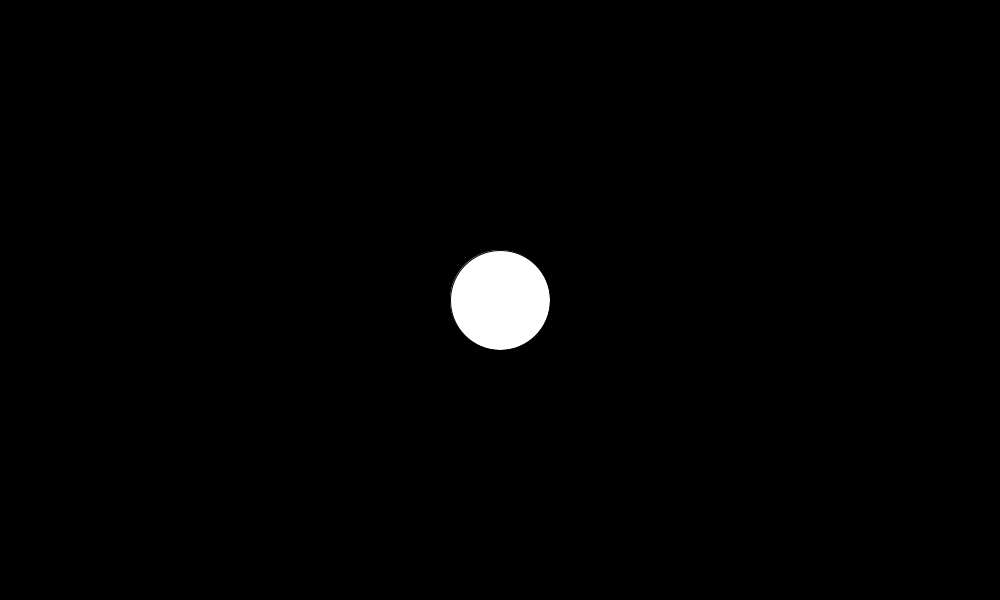
Frame 1 (no input)
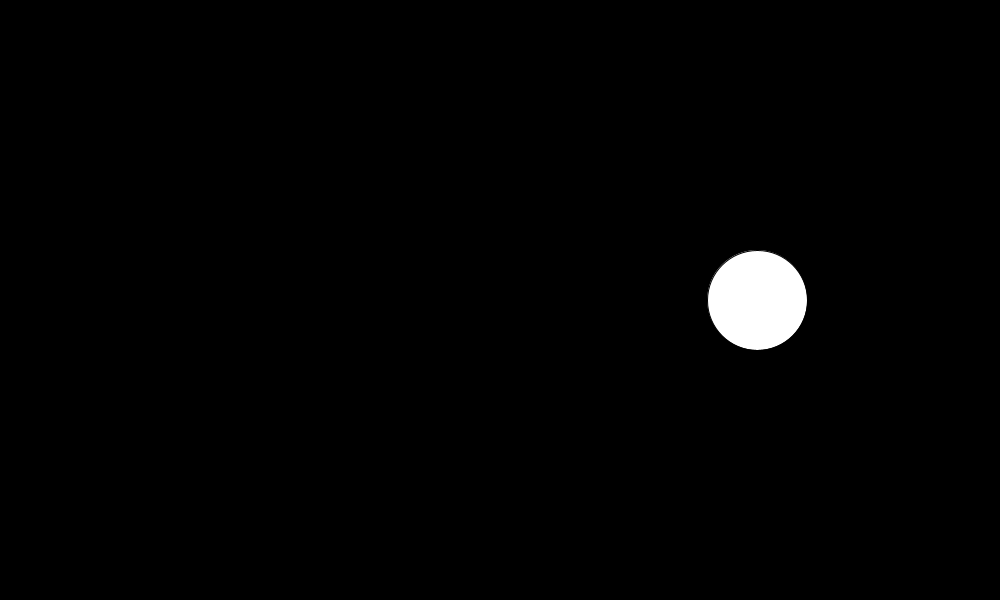
Frame 60 (the mouse pressed at the canvas centre just before this capture)
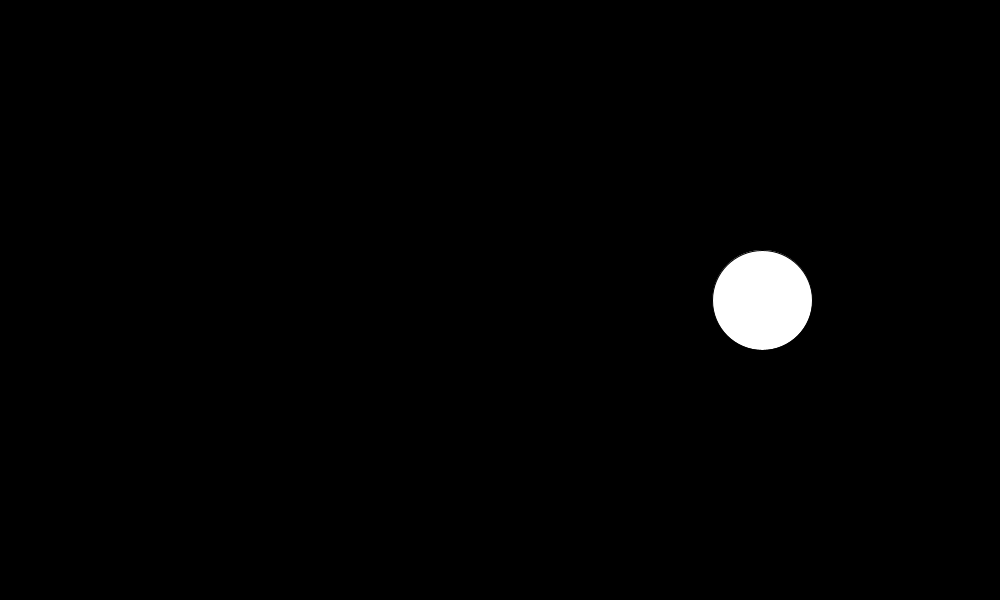
Frame 120 (the mouse held since frame 60 and released just before this capture)

The Processing sketch that drew these frames (run headless with seeded random() and noise(); from frame 60 on, the mouse is pressed at the canvas centre):

// Processing sketch: movement_example2
// ── movement_example2.pde
float cx = 0;
float cy = 0;

float angle = 0;

void setup()
{
  size(1000,600);
  cx = width/2;
  cy = height/2;
}

void draw()
{
  background(0);
  pushMatrix();
    translate(cx+sin(radians(angle))*300,cy);
    circle(0,0,100);
  popMatrix(); 
  
  angle = angle + 1;
  if(angle > 360) angle = 0;
  
  
  

}
